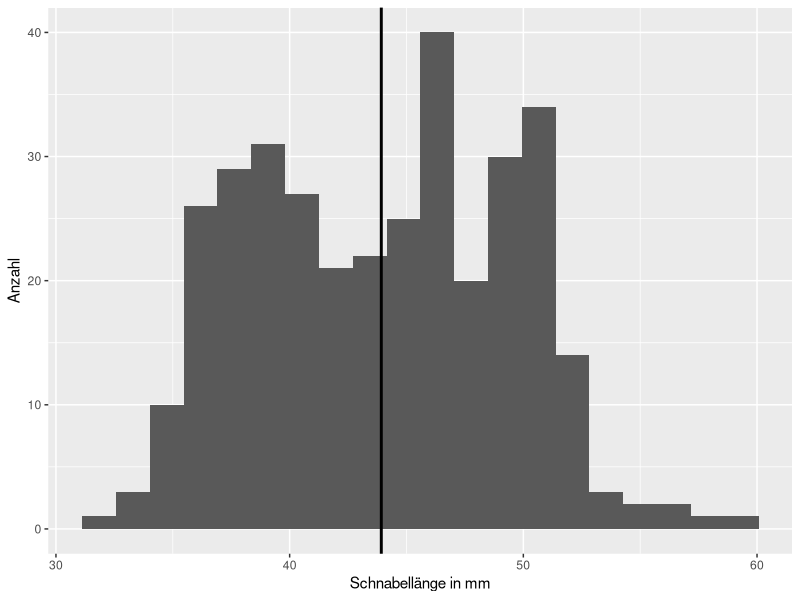

Reproduce this figure in R.
## ---- chunk 1
#| message: false
library(tidyverse)

penguins |>
  summarise(
    mittelwert = mean(bill_len, na.rm = TRUE),
    median = median(bill_len, na.rm = TRUE)
  )
## ---- chunk 2
#| label: fig-schnabel
#| fig-cap: Schnabellänge der Pinguine
#| warning: false
penguins |>
  ggplot(aes(x = bill_len)) +
  geom_histogram(bins = 20) +
  geom_vline(xintercept = mean(penguins$bill_len, na.rm = TRUE), linewidth = 1) +
  labs(x = "Schnabellänge in mm", y = "Anzahl")
